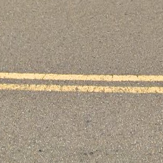
#> input picture project1/data/double_yellow_lines/003.png, 163 x 163 px; its folder holds only this picture in this run
$ python preprocess.py
#> lines starting #> are read from the running program, lines starting #| are printed output that depends on the picture
### project1/utils.py
import os
from PIL import Image
def list_files(path):
    """
    Returns a list of names (with extension, without full path) of all files in the specified folder.
    """
    files = []
    for name in os.listdir(path):
        if os.path.isfile(os.path.join(path, name)):
            files.append(name)
    return files

def crop_to_smallest_edge(image_path, save_path):
    """
    Reads a .png image, crops it to the size of the smallest edge, and saves the cropped image.
    """
#> called with image_path = './data/double_yellow_lines/003.png', save_path = './double_yellow_lines/003.png'
    try:
        im = Image.open(image_path)
#> im is the input picture: PIL image 163x163 RGBA; mean R, G, B, A 166.5, 152.9, 133, 255
        width, height = im.size
#> width = 163; height = 163
        min_edge_size = min(width, height)
#> min_edge_size = 163
        cropped_im = im.crop(((width - min_edge_size) / 2, (height - min_edge_size) / 2, (width + min_edge_size) / 2, (height + min_edge_size) / 2))
        cropped_im.save(save_path, "PNG")

    except Exception as e:
        print(f"Error processing image: {e}")

def makedirs(name):
    os.makedirs(name, exist_ok=True)
    os.makedirs(name + "_train", exist_ok=True)

### project1/preprocess.py
from utils import list_files, crop_to_smallest_edge, makedirs
import cv2

obj_name = "double_yellow_lines"

makedirs(obj_name)
folder_path = "./data/" + obj_name
all_files = list_files(folder_path)
for file in all_files:
    if file != "desktop.ini":
        crop_to_smallest_edge(folder_path + "/" + file, "./" + obj_name +"/" + file)
        img = cv2.imread("./data/" + obj_name + "/" + file)
        res = cv2.resize(img, dsize=(64, 64), interpolation=cv2.INTER_CUBIC)
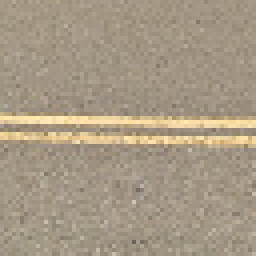
#> res: shape (64, 64, 3) (shown 4 times larger); mean B, G, R 133.1, 153.1, 166.6
        cv2.imwrite("./" + obj_name +"_train/" + file, res)

$ run again, on project1/data/double_yellow_lines/044.png
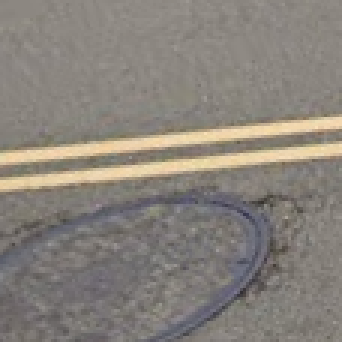
#> input picture project1/data/double_yellow_lines/044.png, 114 x 114 px (shown 3 times larger)
#> in crop_to_smallest_edge, im is the input picture: PIL image 114x114 RGBA; mean R, G, B, A 136.2, 130.2, 122.9, 255
#> `res = cv2.resize(img, dsize=(64, 64), interpolation=cv2.INTER_CUBIC)`:
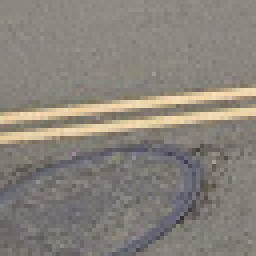
#> res: shape (64, 64, 3) (shown 4 times larger); mean B, G, R 123, 130.3, 136.3

$ run again, on project1/data/double_yellow_lines/046.png
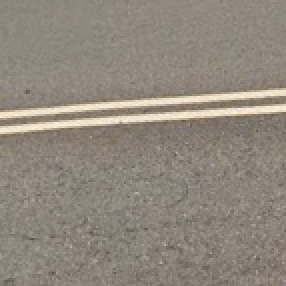
#> input picture project1/data/double_yellow_lines/046.png, 143 x 143 px (shown 2 times larger)
#> in crop_to_smallest_edge, im is the input picture: PIL image 143x143 RGBA; mean R, G, B, A 144, 135.4, 124.7, 255
#> `res = cv2.resize(img, dsize=(64, 64), interpolation=cv2.INTER_CUBIC)`:
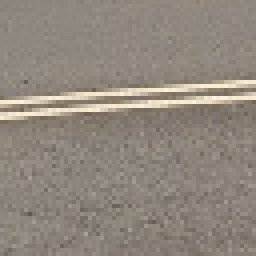
#> res: shape (64, 64, 3) (shown 4 times larger); mean B, G, R 124.7, 135.4, 144

$ run again, on project1/data/double_yellow_lines/047.png
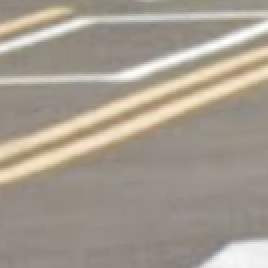
#> input picture project1/data/double_yellow_lines/047.png, 134 x 134 px (shown 2 times larger)
#> in crop_to_smallest_edge, im is the input picture: PIL image 134x134 RGBA; mean R, G, B, A 165.9, 157.1, 144.7, 255
#> `res = cv2.resize(img, dsize=(64, 64), interpolation=cv2.INTER_CUBIC)`:
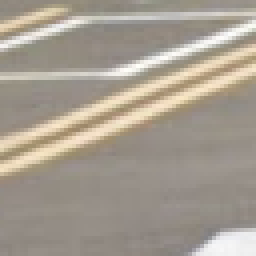
#> res: shape (64, 64, 3) (shown 4 times larger); mean B, G, R 144.7, 157.1, 165.9

$ run again, on project1/data/double_yellow_lines/007.png
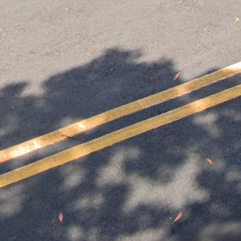
#> input picture project1/data/double_yellow_lines/007.png, 241 x 241 px
#> in crop_to_smallest_edge, im is the input picture: PIL image 241x241 RGBA; mean R, G, B, A 126.8, 121.5, 119.6, 255
#> `res = cv2.resize(img, dsize=(64, 64), interpolation=cv2.INTER_CUBIC)`:
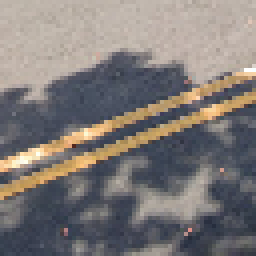
#> res: shape (64, 64, 3) (shown 4 times larger); mean B, G, R 119.6, 121.5, 126.8
